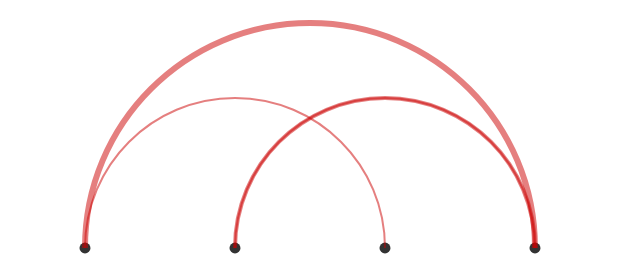

Write the Vega-Lite specification saved for this chart.
### Vega specification from a JSON file in a GitHub repository (floating-point values rounded to 4 significant figures)
{"$schema": "https://vega.github.io/schema/vega/v6.json", "width": 300, "height": 60, "padding": 5, "data": [{"name": "nodes", "values": [{"id": 0, "n": "a"}, {"id": 1, "n": "b"}, {"id": 2, "n": "c"}, {"id": 3, "n": "d"}]}, {"name": "edges", "values": [{"s": 0, "t": 2, "w": 1}, {"s": 1, "t": 3, "w": 2}, {"s": 0, "t": 3, "w": 3}, {"s": 3, "t": 1, "w": 1}]}], "scales": [{"name": "pos", "type": "point", "domain": {"data": "nodes", "field": "id"}, "range": "width", "padding": 0.5}], "marks": [{"name": "dots", "type": "symbol", "from": {"data": "nodes"}, "encode": {"update": {"x": {"scale": "pos", "field": "id"}, "y": {"value": 50}, "size": {"value": 30}, "fill": {"value": "#333"}}}}, {"type": "path", "from": {"data": "edges"}, "encode": {"update": {"stroke": {"value": "#c00"}, "strokeOpacity": {"value": 0.5}, "strokeWidth": {"field": "w"}}}, "transform": [{"type": "lookup", "from": "dots", "key": "datum.id", "fields": ["datum.s", "datum.t"], "as": ["sourceNode", "targetNode"]}, {"type": "linkpath", "sourceX": {"expr": "min(datum.sourceNode.x, datum.targetNode.x)"}, "targetX": {"expr": "max(datum.sourceNode.x, datum.targetNode.x)"}, "sourceY": {"expr": "datum.sourceNode.y"}, "targetY": {"expr": "datum.targetNode.y"}, "shape": "arc"}]}]}
